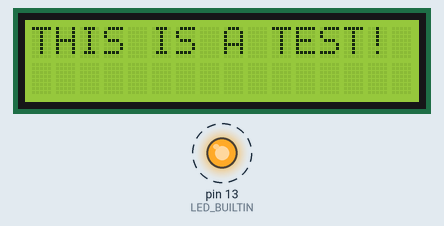
Bench run of a sketch on a simulated Arduino Uno, built with avr-gcc and run on an emulated ATmega328P. Parts: 16×2 character LCD, output pins drawn as LEDs (lit = HIGH). Dashed ring = blinking.

Above: at 0.16 s.
Timing chart, 0 to 130.0 s (numbered marks = the images above):
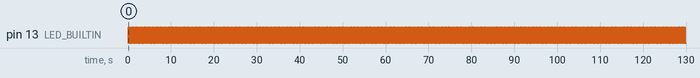

Measured:
- by itself, pin 13 (LED_BUILTIN): alternates HIGH for 0.20 s and LOW for 0.20 s

The sketch:

LED_Test.ino
```cpp
#include <LiquidCrystal.h>

LiquidCrystal lcd(7, 6, 5, 4, 3, 2);

void setup() {
  // put your setup code here, to run once:
  pinMode(LED_BUILTIN, OUTPUT);
  lcd.begin(16, 2);
  lcd.clear();
  lcd.print("THIS IS A TEST!");
}

void loop() {
  // put your main code here, to run repeatedly:
  digitalWrite(LED_BUILTIN, HIGH);
  delay(200);
  digitalWrite(LED_BUILTIN, LOW);
  delay(200);
}
```
